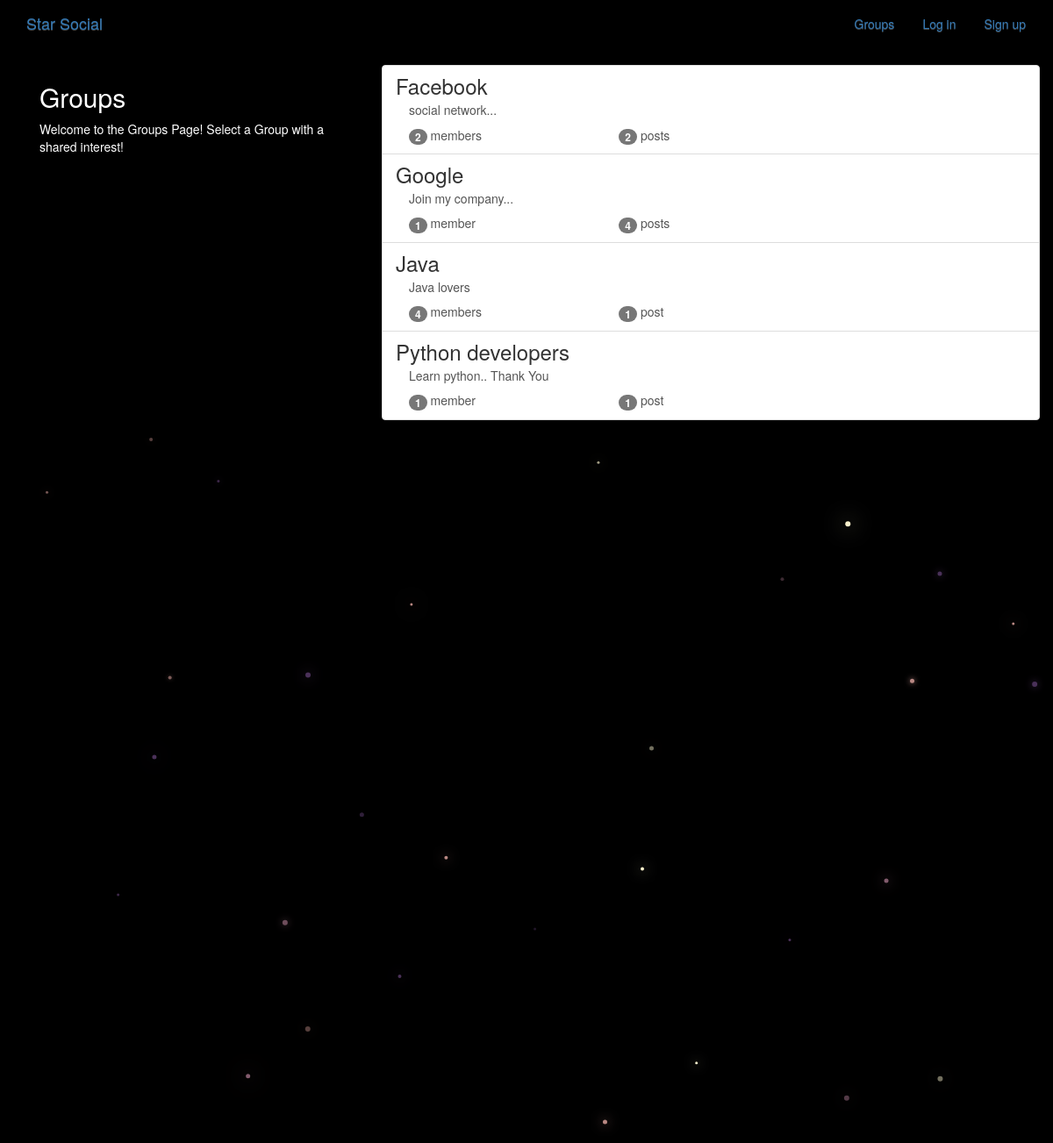
The app's page /groups/ with its own data.
### groups/models.py (models this page shows, shortened)
class Group(models.Model):
    name = models.CharField(max_length=255, unique=True)
    slug = models.SlugField(allow_unicode=True, unique=True)
    description = models.TextField(blank=True, default='')
    description_html = models.TextField(editable=False, default='', blank=True)
    members = models.ManyToManyField(User,through="GroupMember")
    class Meta:
        ordering = ["name"]

### groups/views.py (the view)
class ListGroups(generic.ListView):
    model = Group

### groups/templates/groups/group_list.html (shortened to what this page needs)
{% extends "groups/group_base.html" %}
{% block pregroup %}
<div class="col-md-4">
	<div class="content">
			<h2>Groups</h2>
			<p>Welcome to the Groups Page! Select a Group with a shared interest!</p>
	</div>
</div>
{% endblock %}
{% block group_content %}
<div class="col-md-8">
	<div class="list-group">
		{% for group in object_list %}
		  <a class="list-group-item" href="{% url 'groups:single' slug=group.slug %}">
			     <h3 class="title list-group-item-heading">{{ group.name }}</h3>
			<div class="list-group-item-text container-fluid">
				{{ group.description_html|safe }}
				<div class="row">
					<div class="col-md-4">
						<span class="badge">{{ group.members.count }}</span> member{{ group.members.count|pluralize }}
					</div>
					<div class="col-md-4">
						<span class="badge">{{ group.posts.count }}</span> post{{ group.posts.count|pluralize }}
					</div>
				</div>
			</div>
		</a>
		{% endfor %}
	</div>
</div>
{% endblock %}

### static/simplesocial/css/master.css (style rules this page uses)
body { margin: 0; overflow: hidden; background-color: black; color:white; }

### records on screen
Group: name "Facebook", description_html "social network...", members.count "2", posts.count "2"
Group: name "Google", description_html "Join my company...", members.count "1", posts.count "4"
Group: name "Java", description_html "Java lovers", members.count "4", posts.count "1"
Group: name "Python developers", description_html "Learn python.. Thank You", members.count "1", posts.count "1"
